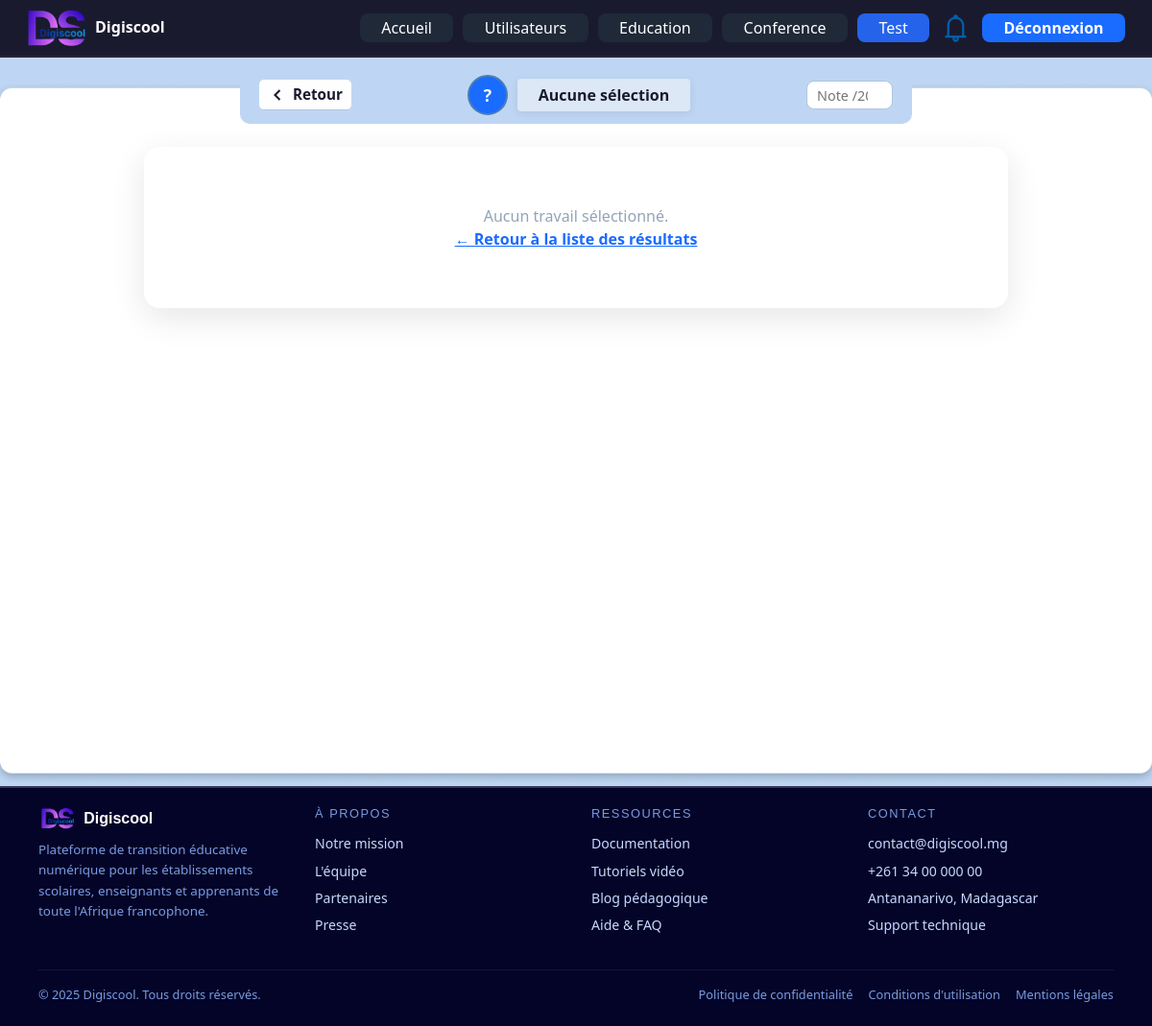
Before: /admin/test/travaille_user?result_id=11 (signed in) with the older database file.
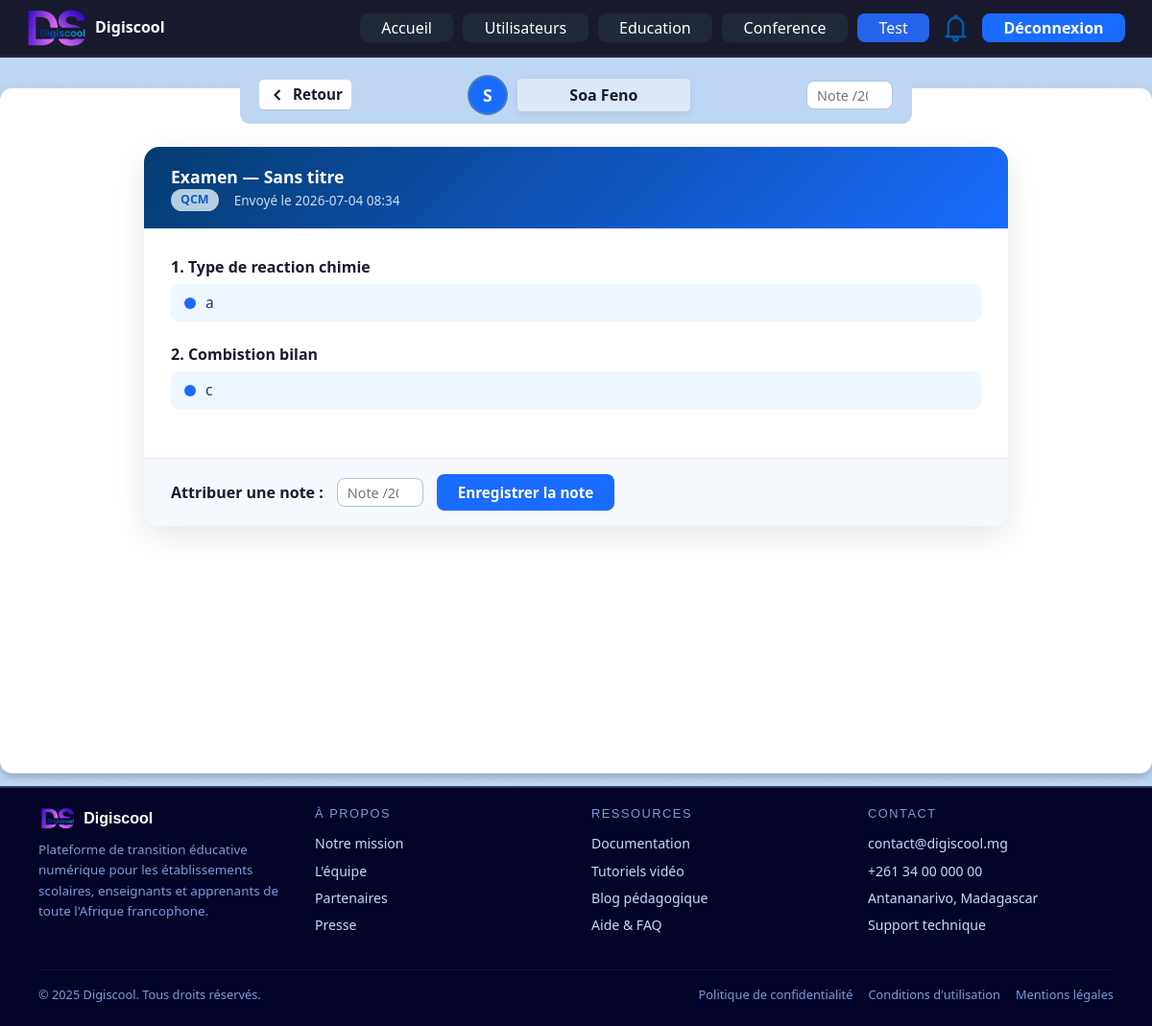
After: the same page with the newer database file.
### tables this page shows
CREATE TABLE users (
                id INTEGER PRIMARY KEY AUTOINCREMENT,
                name TEXT NOT NULL,
                email TEXT NOT NULL UNIQUE,
                password_hash TEXT NOT NULL,
                role TEXT NOT NULL DEFAULT 'user',
                created_at DATETIME DEFAULT CURRENT_TIMESTAMP
            , sexe TEXT DEFAULT '', adresse TEXT DEFAULT '', classe TEXT DEFAULT '', nom TEXT DEFAULT '', prenom TEXT DEFAULT '', statut TEXT NOT NULL DEFAULT 'En attente', dob TEXT DEFAULT '', profession TEXT DEFAULT '', etablissement TEXT DEFAULT '', filiere TEXT DEFAULT '', lien_etablissement TEXT DEFAULT '', matricule TEXT DEFAULT '', phone TEXT DEFAULT '', username TEXT DEFAULT '');

CREATE TABLE tests (
                id INTEGER PRIMARY KEY AUTOINCREMENT,
                titre TEXT NOT NULL,
                type TEXT NOT NULL DEFAULT 'examen',
                content_type TEXT NOT NULL DEFAULT 'fichier',
                fichier TEXT DEFAULT '',
                texte TEXT DEFAULT '',
                qcm TEXT DEFAULT '[]',
                start_at TEXT DEFAULT '',
                end_at TEXT DEFAULT '',
                created_at DATETIME DEFAULT CURRENT_TIMESTAMP
            , categorie TEXT NOT NULL DEFAULT 'exercice', fichier_nom TEXT DEFAULT '', fichier_url TEXT DEFAULT '', contenu_texte TEXT DEFAULT '', contenu_qcm TEXT DEFAULT '[]', date_debut TEXT DEFAULT '', heure_debut TEXT DEFAULT '', date_fin TEXT DEFAULT '', heure_fin TEXT DEFAULT '', created_by INTEGER);

CREATE TABLE test_resultats (
                id INTEGER PRIMARY KEY AUTOINCREMENT,
                test_id INTEGER NOT NULL,
                user_id INTEGER NOT NULL,
                reponses TEXT DEFAULT '[]',
                note REAL,
                submitted_at DATETIME DEFAULT CURRENT_TIMESTAMP, fichier_reponse TEXT DEFAULT '',
                FOREIGN KEY(test_id) REFERENCES tests(id),
                FOREIGN KEY(user_id) REFERENCES users(id)
            );

### app.py (the view)
@app.route('/admin/test/travaille_user')
@login_required
@admin_required
def admin_travaille_user():
    result_id = request.args.get('result_id', type=int)
    with get_db() as db:
        notif_count = db.execute(
            "SELECT COUNT(*) FROM notifications WHERE user_id IN (SELECT id FROM users WHERE role='admin') AND is_read=0"
        ).fetchone()[0]
        base_query = '''
            SELECT r.*, t.titre AS test_titre, t.categorie AS test_categorie,
                   t.content_type AS test_content_type, t.fichier_nom AS test_fichier_nom,
                   t.fichier_url AS test_fichier_url, t.contenu_texte AS test_contenu_texte,
                   t.contenu_qcm AS test_contenu_qcm, u.nom AS user_nom, u.prenom AS user_prenom,
                   u.name AS user_name
            FROM test_resultats r
            JOIN tests t ON r.test_id = t.id
            JOIN users u ON r.user_id = u.id
        '''
        results = db.execute(base_query + ' ORDER BY r.submitted_at DESC').fetchall()
        selected_result = None
        selected_reponses = []
        if result_id:
            selected_result = db.execute(base_query + ' WHERE r.id = ? LIMIT 1', (result_id,)).fetchone()
            if selected_result and selected_result['reponses']:
                try:
                    selected_reponses = json.loads(selected_result['reponses'])
                except ValueError:
                    selected_reponses = []
    return render_template(
        'admin/travaille_user.html',
        notif_count=notif_count,
        results=results,
        selected_result=selected_result,
        selected_reponses=selected_reponses
    )

### app.py (called while the page is built)
def get_db():
    conn = sqlite3.connect(DB_PATH)
    conn.row_factory = sqlite3.Row
    return conn

def login_required(view):
    @wraps(view)
    def wrapped_view(*args, **kwargs):
        if 'user_id' not in session:
            return redirect(url_for('index'))
        return view(*args, **kwargs)
    return wrapped_view

def admin_required(view):
    @wraps(view)
    def wrapped_view(*args, **kwargs):
        if session.get('role') != 'admin':
            return redirect(url_for('dashboard'))
        return view(*args, **kwargs)
    return wrapped_view

### templates/admin/travaille_user.html (shortened to what this page needs)
{% extends "admin/dashboard.html" %}
{% set active_page = 'test' %}
{% block content %}
<div class="page-body">
  <div class="search-wrap">
    <div class="retour-bar">
      <button class="btn-retour" onclick="history.back()">
        <svg viewBox="0 0 24 24"><polyline points="15 18 9 12 15 6"/></svg>
        Retour
      </button>
    </div>
    <div class="user-block">
      <div class="user-avatar-circle">
        {% if selected_result %}
          {{ (selected_result.user_name or selected_result.user_prenom or 'U')[0]|upper }}
        {% else %}?{% endif %}
      </div>
      <div class="titre-resultat">
        {% if selected_result %}
          {{ selected_result.user_name or (selected_result.user_prenom ~ ' ' ~ selected_result.user_nom) }}
        {% else %}
          Aucune sélection
        {% endif %}
      </div>
    </div>
    <input type="number" class="input-note" id="note-input"
           min="0" max="20" step="0.5" placeholder="Note /20"
           value="{{ selected_result.note if selected_result and selected_result.note else '' }}">
  </div>
  <div class="work-card">
    {% if selected_result %}
      <div class="work-card-header">
        <div>
          <div class="work-card-title">
            {{ 'Examen' if selected_result.test_categorie == 'examen' else 'Exercice' }}
            — {{ selected_result.test_titre or 'Sans titre' }}
          </div>
          <div class="work-meta">
            <span class="type-badge ct-{{ selected_result.test_content_type }}">
              {{ selected_result.test_content_type|upper }}
            </span>
            <span>Envoyé le {{ selected_result.submitted_at[:16].replace('T',' ') if selected_result.submitted_at else 'N/A' }}</span>
          </div>
        </div>
      </div>
      <div class="work-body">
        {% if selected_result.test_content_type == 'qcm' %}
          {% if selected_reponses %}
            {% for item in selected_reponses %}
            <div class="qcm-block">
              <div class="qcm-question">{{ loop.index }}. {{ item.question }}</div>
              {% if item.reponse %}
                <div class="qcm-answer">
                  <span class="puce"></span>
                  <span>{{ item.reponse }}</span>
                </div>
              {% else %}
                <div class="qcm-no-answer">⚠ Pas de réponse fournie</div>
              {% endif %}
            </div>
            {% endfor %}
          {% else %}
            <div class="empty-state">Aucune réponse QCM enregistrée.</div>
          {% endif %}
        {% else %}
          <div class="empty-state">Type de contenu inconnu.</div>
        {% endif %}
      </div>
      <div class="note-bar">
        <label style="font-weight:600; color:#1a1a2e;">Attribuer une note :</label>
        <input type="number" id="note-bar-input" class="input-note"
               min="0" max="20" step="0.5" placeholder="Note /20"
               value="{{ selected_result.note if selected_result.note else '' }}">
        <button class="btn-note" onclick="saveNote({{ selected_result.id }})">
          Enregistrer la note
        </button>
      </div>
    {% else %}
      <div class="empty-state" style="padding:60px;">
        Aucun travail sélectionné.<br>
        <a href="/admin/test/resultats" style="color:#1a6bff; font-weight:600;">
          ← Retour à la liste des résultats
        </a>
      </div>
    {% endif %}
  </div>
</div>
{% endblock %}

Changed rows visible on the page:
added users: name "S", name "Soa Feno"
added tests: categorie "Examen", titre "Sans titre", test_content_type "QCM"
added test_resultats: submitted_at "2026-07-04 08:34"
Other visible differences:
text no longer shown: "? Aucune sélection Aucun travail sélectionné. ← Retour à la liste des résultats"
text now shown: "— Envoyé le Attribuer une note : Enregistrer la note"
new list line: "1 . Type de reaction chimie a"
new list line: "2 . Combistion bilan c"
